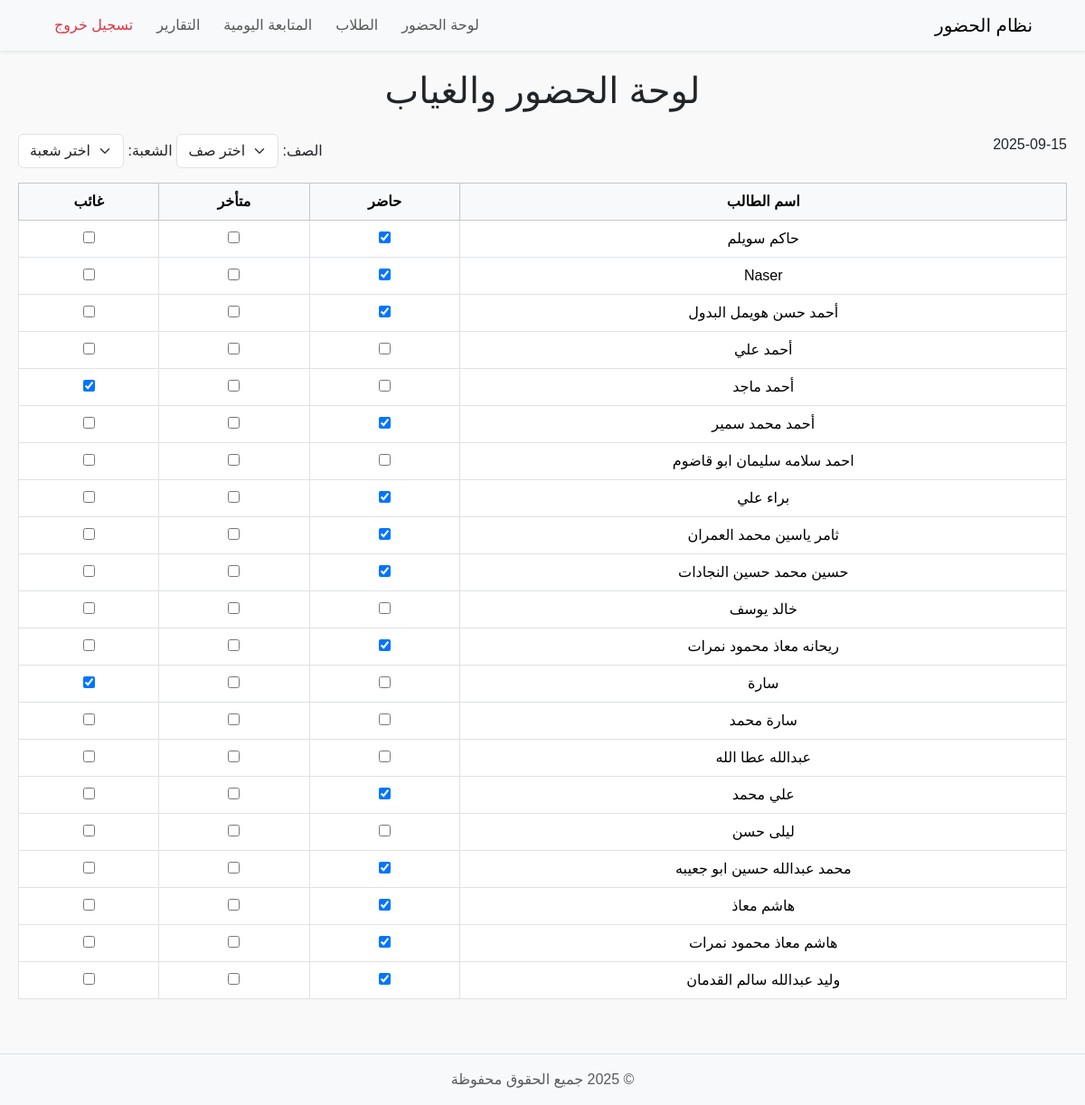
The page / (signed in) on the database as committed earlier.
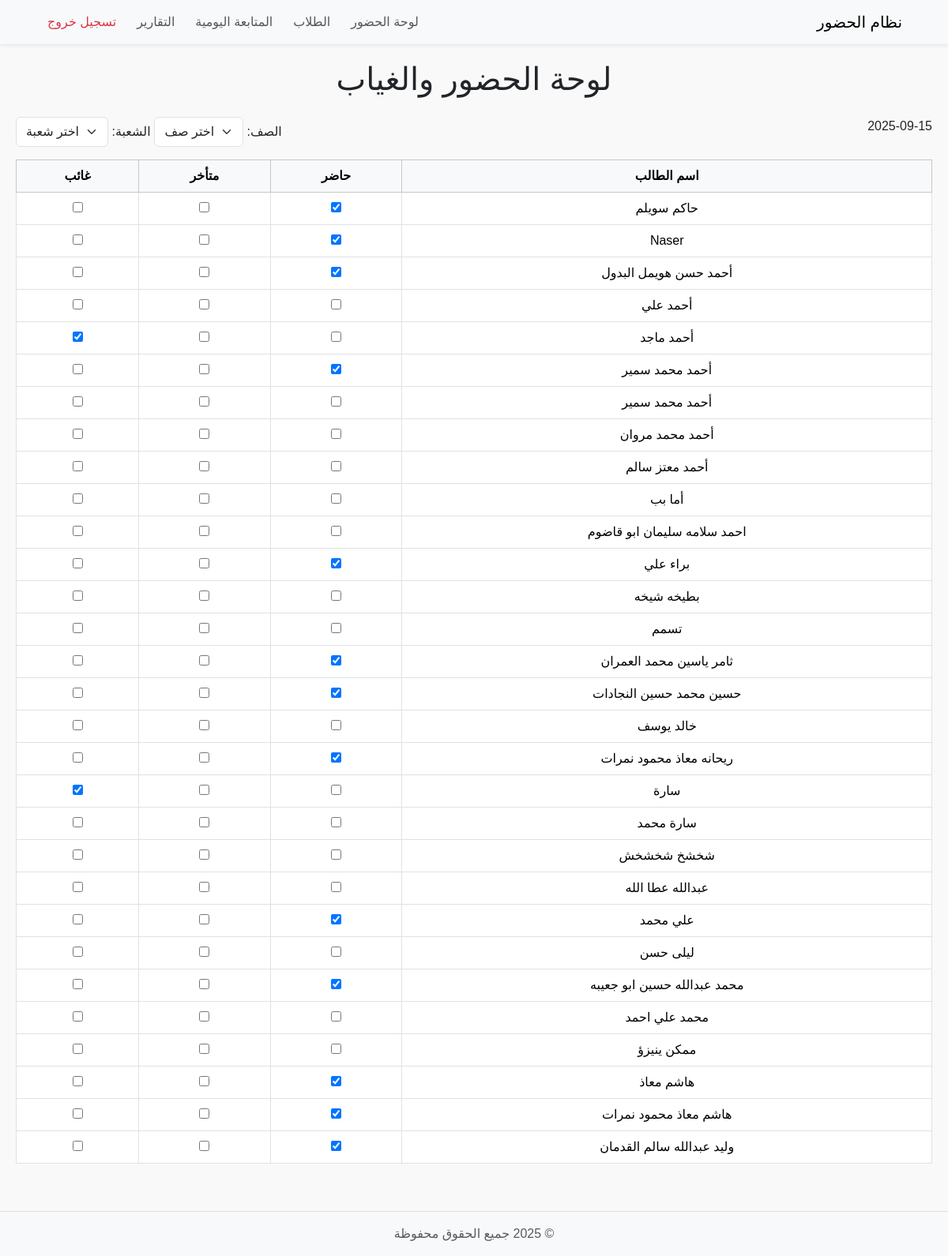
The same page on the database as committed later.
### tables this page shows
CREATE TABLE attendance (
    id INTEGER PRIMARY KEY AUTOINCREMENT,
    student_id INTEGER NOT NULL,
    date TEXT NOT NULL,
    status TEXT NOT NULL,  -- 'present', 'late', 'absent'
    FOREIGN KEY(student_id) REFERENCES students(id)
);

CREATE TABLE students (
    id INTEGER PRIMARY KEY AUTOINCREMENT,
    student_name TEXT NOT NULL,
    username TEXT,
    password TEXT
, class_name TEXT, section TEXT);

### app.py (the view)
@app.route('/')
@login_required
def dashboard():
    conn = get_db_connection()
    today = date.today().isoformat()
    students = conn.execute('''
        SELECT s.id, s.student_name, a.status
        FROM students s
        LEFT JOIN attendance a
        ON s.id = a.student_id AND a.date = ?
        ORDER BY s.student_name
    ''', (today,)).fetchall()
    conn.close()
    return render_template('dashboard.html', students=students, today=today)

### app.py (called while the page is built)
def get_db_connection():
    conn = sqlite3.connect('attendance.db')
    conn.row_factory = sqlite3.Row
    return conn

def login_required(f):
    @wraps(f)
    def decorated_function(*args, **kwargs):
        if 'user' not in session:
            return redirect(url_for('login'))
        return f(*args, **kwargs)
    return decorated_function

### templates/dashboard.html
{% include 'partials/header.html' %}
{% include 'partials/navbar.html' %}
<main>
    <h1 class="text-center mb-4">لوحة الحضور والغياب</h1>
    {% include 'partials/dashboard_table.html' %}
</main>
{% include 'partials/footer.html' %}

### templates/partials/dashboard_table.html (shortened to what this page needs)
<div class="d-flex justify-content-between mb-3">
    <div id="today">
        {{ today }}
    </div>
    <div>
        <label>الصف:</label>
        <select id="classSelect" class="form-select d-inline-block w-auto">
            <option value="">اختر صف</option>
        </select>
        <label>الشعبة:</label>
        <select id="sectionSelect" class="form-select d-inline-block w-auto">
            <option value="">اختر شعبة</option>
        </select>
    </div>
</div>
<table class="table table-bordered text-center" id="attendanceTable">
    <thead class="table-light sticky-top">
        <tr>
            <th>اسم الطالب</th>
            <th>حاضر</th>
            <th>متأخر</th>
            <th>غائب</th>
        </tr>
    </thead>
    <tbody>
        {% for student in students|sort(attribute='student_name') %}
        <tr data-class="{{ student.class_name }}" data-section="{{ student.section }}">
            <td>{{ student.student_name }}</td>
            <td>
                <input type="checkbox" class="attendance-checkbox"
                       data-student-id="{{ student.id }}"
                       data-status="present"
                       {% if student.status == 'present' %}checked{% endif %}>
            </td>
            <td>
                <input type="checkbox" class="attendance-checkbox"
                       data-student-id="{{ student.id }}"
                       data-status="late"
                       {% if student.status == 'late' %}checked{% endif %}>
            </td>
            <td>
                <input type="checkbox" class="attendance-checkbox"
                       data-student-id="{{ student.id }}"
                       data-status="absent"
                       {% if student.status == 'absent' %}checked{% endif %}>
            </td>
        </tr>
        {% endfor %}
    </tbody>
</table>

Rows that differ between the two databases and show on the page:
added students: student_name "أحمد محمد سمير"
added students: student_name "أحمد محمد مروان"
added students: student_name "أحمد معتز سالم"
added students: student_name "أما بب"
added students: student_name "بطيخه شيخه"
added students: student_name "تسمم"
added students: student_name "شخشخ شخشخش"
added students: student_name "محمد علي احمد"
added students: student_name "ممكن ينيزؤ"
